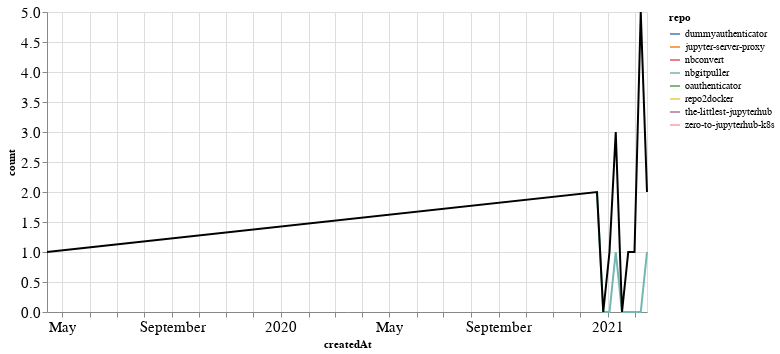

Notebook source saved alongside this figure:
### Markdown cell above
### PRs

### Code cell
prs_time = prs.groupby('repo').resample('W', on='createdAt').count()['author'].reset_index()
prs_time = prs_time.rename(columns={'author': 'count'})
prs_time_total = prs_time.groupby('createdAt').agg({"count": "sum"}).reset_index()

ch1 = alt.Chart(prs_time, width=600).mark_line().encode(
    x='createdAt',
    y='count',
    color='repo',
    tooltip="repo"
)

ch2 = alt.Chart(prs_time_total, width=600).mark_line(color="black").encode(
    x='createdAt',
    y='count',
)

ch1 + ch2

### Figure 1 — Vega-Lite specification as saved in the notebook (floating-point values rounded to 4 significant figures)
{"config": {"axisLeft": {"labelFontSize": 15}, "axisBottom": {"labelFontSize": 15}}, "layer": [{"data": {"name": "data-449f28f2f1e7d210632b8b140d27eb74"}, "mark": "line", "encoding": {"color": {"type": "nominal", "field": "repo"}, "tooltip": {"type": "nominal", "field": "repo"}, "x": {"type": "temporal", "field": "createdAt"}, "y": {"type": "quantitative", "field": "count"}}, "width": 600}, {"data": {"name": "data-56de077465d72661dc693de981088cb4"}, "mark": {"type": "line", "color": "black"}, "encoding": {"x": {"type": "temporal", "field": "createdAt"}, "y": {"type": "quantitative", "field": "count"}}, "width": 600}], "$schema": "https://vega.github.io/schema/vega-lite/v4.8.1.json", "datasets": {"data-449f28f2f1e7d210632b8b140d27eb74": [{"repo": "dummyauthenticator", "createdAt": "2021-02-14T00:00:00", "count": 1}, {"repo": "jupyter-server-proxy", "createdAt": "2021-01-10T00:00:00", "count": 2}, {"repo": "nbconvert", "createdAt": "2021-02-07T00:00:00", "count": 5}, {"repo": "nbgitpuller", "createdAt": "2020-12-20T00:00:00", "count": 2}, {"repo": "nbgitpuller", "createdAt": "2020-12-27T00:00:00", "count": 0}, {"repo": "nbgitpuller", "createdAt": "2021-01-03T00:00:00", "count": 0}, {"repo": "nbgitpuller", "createdAt": "2021-01-10T00:00:00", "count": 1}, {"repo": "nbgitpuller", "createdAt": "2021-01-17T00:00:00", "count": 0}, {"repo": "nbgitpuller", "createdAt": "2021-01-24T00:00:00", "count": 0}, {"repo": "nbgitpuller", "createdAt": "2021-01-31T00:00:00", "count": 0}, {"repo": "nbgitpuller", "createdAt": "2021-02-07T00:00:00", "count": 0}, {"repo": "nbgitpuller", "createdAt": "2021-02-14T00:00:00", "count": 1}, {"repo": "oauthenticator", "createdAt": "2021-01-31T00:00:00", "count": 1}, {"repo": "repo2docker", "createdAt": "2019-04-14T00:00:00", "count": 1}, {"repo": "the-littlest-jupyterhub", "createdAt": "2021-01-03T00:00:00", "count": 1}, {"repo": "zero-to-jupyterhub-k8s", "createdAt": "2021-01-24T00:00:00", "count": 1}], "data-56de077465d72661dc693de981088cb4": [{"createdAt": "2019-04-14T00:00:00", "count": 1}, {"createdAt": "2020-12-20T00:00:00", "count": 2}, {"createdAt": "2020-12-27T00:00:00", "count": 0}, {"createdAt": "2021-01-03T00:00:00", "count": 1}, {"createdAt": "2021-01-10T00:00:00", "count": 3}, {"createdAt": "2021-01-17T00:00:00", "count": 0}, {"createdAt": "2021-01-24T00:00:00", "count": 1}, {"createdAt": "2021-01-31T00:00:00", "count": 1}, {"createdAt": "2021-02-07T00:00:00", "count": 5}, {"createdAt": "2021-02-14T00:00:00", "count": 2}]}}
